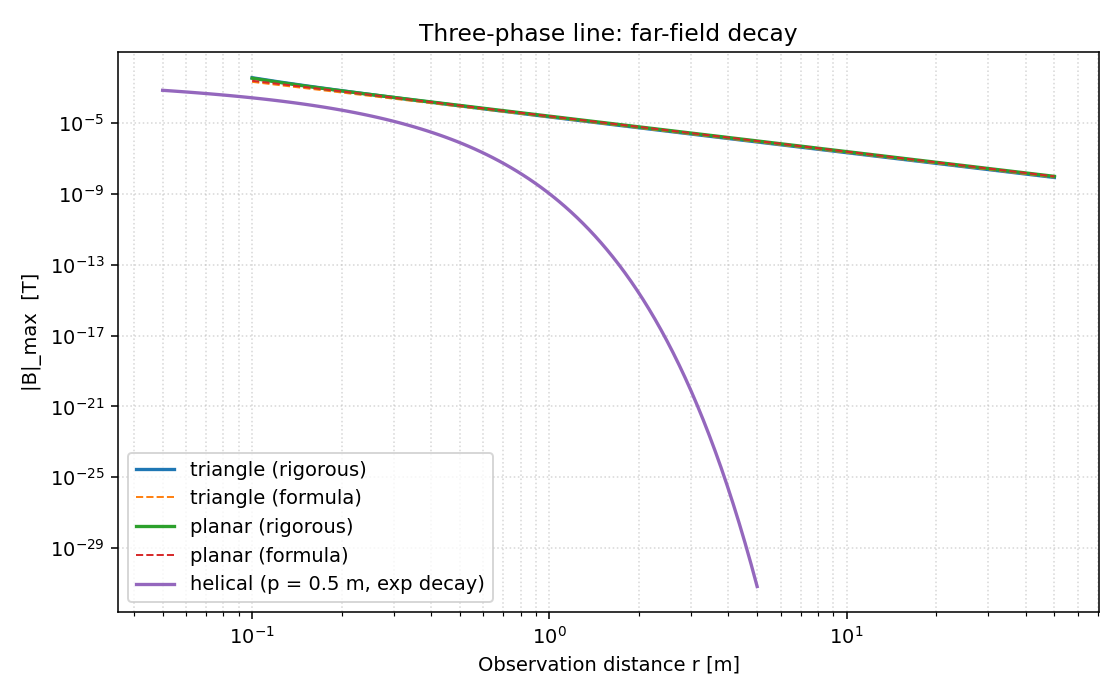

This chart was generated by the following Python code:
"""Three-phase line magnetic field: triangle, planar, helical.

Reference: Part 4 §5 (SA-04-1 / RM-04-1, 2004) eq 30-44, and
           Part 5 §3 (SA-04-44 / RM-04-68, 2004) eq 11-28.

Compares the triangle and coplanar arrangement far-field formulas
against direct Biot-Savart sums and shows the exponential decay of a
helical three-phase line.
"""

from __future__ import annotations

import math
import os
import sys

import numpy as np

sys.path.insert(0, os.path.join(os.path.dirname(__file__), "..", "..", "src"))

from radia.analytical_formulas import (
    ac_locus_axes,
    balanced_three_phase_currents,
    field_xy,
    helical_far_field_amplitude,
    planar_far_field_amplitude,
    planar_positions,
    triangle_far_field_amplitude,
    triangle_positions,
)


def main() -> None:
    a = 0.05            # 50 mm radius (triangle / spacing for planar = 50 mm)
    I_rms = 1000.0      # 1 kA RMS
    I_peak = math.sqrt(2.0) * I_rms
    rs = np.geomspace(0.1, 50.0, 30)

    # ----- Triangle vs planar ---------------------------------------
    print(f"Three-phase line: a = d = {a*1000:.0f} mm, "
          f"I_rms = {I_rms:.0f} A, I_peak = {I_peak:.1f} A")
    print()
    print(f"{'r [m]':>8} {'|B|_tri rigorous':>18} {'tri formula':>14} "
          f"{'|B|_plan rigorous':>18} {'plan formula':>14}")
    bmax_tri = np.zeros_like(rs)
    bmax_plan = np.zeros_like(rs)
    f_tri = np.zeros_like(rs)
    f_plan = np.zeros_like(rs)
    pos_tri = triangle_positions(a)
    pos_plan = planar_positions(a)
    currents = balanced_three_phase_currents(I_peak)
    for k, r in enumerate(rs):
        B_tri = field_xy(pos_tri, currents, [r, 0.0])
        bmax_tri[k], _ = ac_locus_axes([B_tri[0], B_tri[1], 0.0])
        B_plan = field_xy(pos_plan, currents, [r, 0.0])
        bmax_plan[k], _ = ac_locus_axes([B_plan[0], B_plan[1], 0.0])
        f_tri[k] = triangle_far_field_amplitude(r, I_peak, a)
        f_plan[k] = planar_far_field_amplitude(r, I_peak, a)
    for k in (0, 5, 10, 15, 20, 25, 29):
        print(f"  {rs[k]:6.2f}    {bmax_tri[k]:.4e}      {f_tri[k]:.4e}   "
              f"     {bmax_plan[k]:.4e}     {f_plan[k]:.4e}")

    # ----- Helical exp decay ----------------------------------------
    print()
    print("Helical three-phase, p = 0.5 m  (a << p << r regime):")
    print(f"{'r [m]':>8} {'|B|_far (helical)':>18}")
    for r in (0.1, 0.5, 1.0, 2.0, 4.0):
        B_helix = helical_far_field_amplitude(r, I_peak, a=a, p=0.5)
        print(f"  {r:6.2f}    {B_helix:.4e}")

    # ----- Plot -----------------------------------------------------
    try:
        import matplotlib.pyplot as plt
    except ImportError:
        print("\n(matplotlib not installed -- skipping plot)")
        return

    fig, ax = plt.subplots(figsize=(8, 5))
    ax.loglog(rs, bmax_tri, "-", lw=1.7, label="triangle (rigorous)")
    ax.loglog(rs, f_tri, "--", lw=1.0, label="triangle (formula)")
    ax.loglog(rs, bmax_plan, "-", lw=1.7, label="planar (rigorous)")
    ax.loglog(rs, f_plan, "--", lw=1.0, label="planar (formula)")
    rs_fine = np.geomspace(0.05, 5.0, 100)
    Bhel = np.array([helical_far_field_amplitude(r, I_peak, a, 0.5) for r in rs_fine])
    ax.loglog(rs_fine, Bhel, "-", lw=1.7,
              label="helical (p = 0.5 m, exp decay)")
    ax.set_xlabel("Observation distance r [m]")
    ax.set_ylabel("|B|_max  [T]")
    ax.set_title("Three-phase line: far-field decay")
    ax.legend()
    ax.grid(True, ls=":", alpha=0.5, which="both")
    fig.tight_layout()
    out = os.path.join(os.path.dirname(__file__), "three_phase_line_field.png")
    fig.savefig(out, dpi=140)
    print(f"\nSaved: {out}")


if __name__ == "__main__":
    main()
